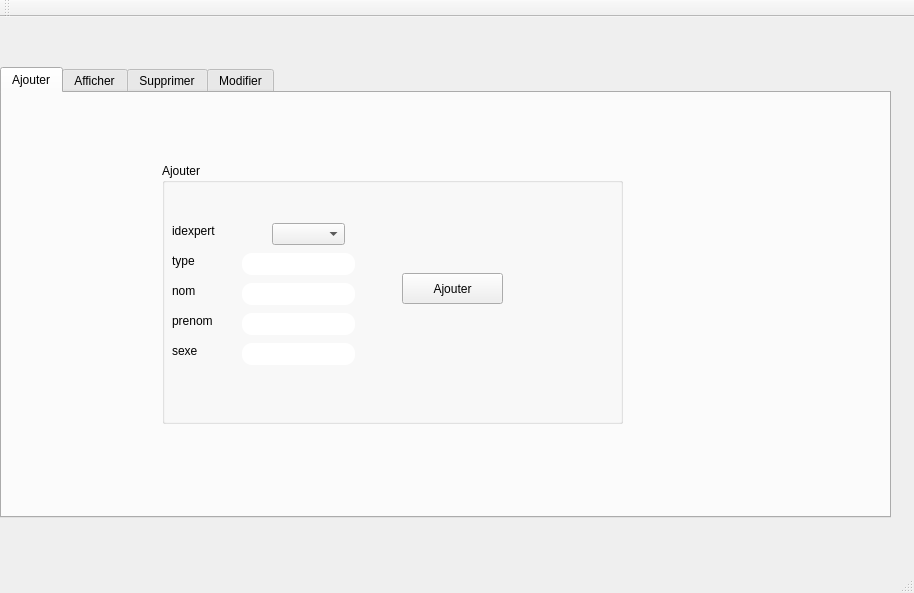
<?xml version="1.0" encoding="UTF-8"?>
<ui version="4.0">
 <class>MainWindow</class>
 <widget class="QMainWindow" name="MainWindow">
  <property name="geometry">
   <rect>
    <x>0</x>
    <y>0</y>
    <width>914</width>
    <height>593</height>
   </rect>
  </property>
  <property name="windowTitle">
   <string>Gestion des Clients</string>
  </property>
  <property name="styleSheet">
   <string notr="true">

QPushButton

{
	background-color: rgb(72, 78, 86);
	border-style: outset;
    border-width: 2px;
    border-radius:20px;
    border-color: beige;
    font: bold 14px;;
    padding: 6px;
	color: rgb(255, 255, 255);

}

QPushButton:hover

{
	background-color: rgb(106, 227, 231);
	color: rgb(0, 0, 0);
	gridline-color: rgb(94, 118, 255);
}

QPushButton:pressed

</string>
  </property>
  <widget class="QWidget" name="centralWidget">
   <widget class="QTabWidget" name="tabWidget">
    <property name="geometry">
     <rect>
      <x>0</x>
      <y>50</y>
      <width>891</width>
      <height>451</height>
     </rect>
    </property>
    <property name="styleSheet">
     <string notr="true"/>
    </property>
    <property name="currentIndex">
     <number>0</number>
    </property>
    <widget class="QWidget" name="tab">
     <attribute name="title">
      <string>Ajouter</string>
     </attribute>
     <widget class="QGroupBox" name="groupBox">
      <property name="geometry">
       <rect>
        <x>160</x>
        <y>70</y>
        <width>461</width>
        <height>261</height>
       </rect>
      </property>
      <property name="styleSheet">
       <string notr="true">font: 81 10pt &quot;Rockwell Extra Bold&quot;</string>
      </property>
      <property name="title">
       <string>Ajouter</string>
      </property>
      <widget class="QLabel" name="label_2">
       <property name="geometry">
        <rect>
         <x>10</x>
         <y>60</y>
         <width>101</width>
         <height>16</height>
        </rect>
       </property>
       <property name="text">
        <string>idexpert</string>
       </property>
      </widget>
      <widget class="QLabel" name="label_3">
       <property name="geometry">
        <rect>
         <x>10</x>
         <y>90</y>
         <width>56</width>
         <height>16</height>
        </rect>
       </property>
       <property name="text">
        <string>type</string>
       </property>
      </widget>
      <widget class="QLabel" name="label_4">
       <property name="geometry">
        <rect>
         <x>10</x>
         <y>120</y>
         <width>56</width>
         <height>16</height>
        </rect>
       </property>
       <property name="text">
        <string>nom</string>
       </property>
      </widget>
      <widget class="QLabel" name="label_5">
       <property name="geometry">
        <rect>
         <x>10</x>
         <y>150</y>
         <width>56</width>
         <height>16</height>
        </rect>
       </property>
       <property name="text">
        <string>prenom</string>
       </property>
      </widget>
      <widget class="QLabel" name="label_6">
       <property name="geometry">
        <rect>
         <x>10</x>
         <y>180</y>
         <width>56</width>
         <height>16</height>
        </rect>
       </property>
       <property name="text">
        <string>sexe</string>
       </property>
      </widget>
      <widget class="QLineEdit" name="le_type">
       <property name="geometry">
        <rect>
         <x>80</x>
         <y>90</y>
         <width>113</width>
         <height>22</height>
        </rect>
       </property>
       <property name="styleSheet">
        <string notr="true">border-radius: 10px;
background-color: rgb(255, 255, 255);</string>
       </property>
      </widget>
      <widget class="QLineEdit" name="le_nom">
       <property name="geometry">
        <rect>
         <x>80</x>
         <y>120</y>
         <width>113</width>
         <height>22</height>
        </rect>
       </property>
       <property name="styleSheet">
        <string notr="true">border-radius: 10px;
background-color: rgb(255, 255, 255);</string>
       </property>
      </widget>
      <widget class="QLineEdit" name="le_prenom">
       <property name="geometry">
        <rect>
         <x>80</x>
         <y>150</y>
         <width>113</width>
         <height>22</height>
        </rect>
       </property>
       <property name="styleSheet">
        <string notr="true">border-radius: 10px;
background-color: rgb(255, 255, 255);</string>
       </property>
      </widget>
      <widget class="QLineEdit" name="le_sexe">
       <property name="geometry">
        <rect>
         <x>80</x>
         <y>180</y>
         <width>113</width>
         <height>22</height>
        </rect>
       </property>
       <property name="styleSheet">
        <string notr="true">border-radius: 10px;
background-color: rgb(255, 255, 255);</string>
       </property>
      </widget>
      <widget class="QPushButton" name="pb_ajouter">
       <property name="geometry">
        <rect>
         <x>240</x>
         <y>110</y>
         <width>101</width>
         <height>31</height>
        </rect>
       </property>
       <property name="text">
        <string>Ajouter</string>
       </property>
      </widget>
      <widget class="QComboBox" name="le_idexpert">
       <property name="geometry">
        <rect>
         <x>110</x>
         <y>60</y>
         <width>73</width>
         <height>22</height>
        </rect>
       </property>
      </widget>
     </widget>
     <widget class="QLabel" name="backgroundLabel">
      <property name="geometry">
       <rect>
        <x>-20</x>
        <y>-150</y>
        <width>851</width>
        <height>791</height>
       </rect>
      </property>
      <property name="text">
       <string/>
      </property>
     </widget>
     <zorder>backgroundLabel</zorder>
     <zorder>groupBox</zorder>
    </widget>
    <widget class="QWidget" name="tab_2">
     <attribute name="title">
      <string>Afficher</string>
     </attribute>
     <widget class="QTableView" name="tableView">
      <property name="geometry">
       <rect>
        <x>15</x>
        <y>40</y>
        <width>841</width>
        <height>321</height>
       </rect>
      </property>
     </widget>
     <widget class="QLabel" name="label_15">
      <property name="geometry">
       <rect>
        <x>0</x>
        <y>0</y>
        <width>1021</width>
        <height>411</height>
       </rect>
      </property>
      <property name="text">
       <string/>
      </property>
      <property name="pixmap">
       <pixmap>background.jpg</pixmap>
      </property>
     </widget>
     <zorder>label_15</zorder>
     <zorder>tableView</zorder>
    </widget>
    <widget class="QWidget" name="tab_3">
     <attribute name="title">
      <string>Supprimer</string>
     </attribute>
     <widget class="QLabel" name="label_7">
      <property name="geometry">
       <rect>
        <x>200</x>
        <y>130</y>
        <width>56</width>
        <height>16</height>
       </rect>
      </property>
      <property name="styleSheet">
       <string notr="true">font: 81 10pt &quot;Rockwell Extra Bold&quot;</string>
      </property>
      <property name="text">
       <string>id</string>
      </property>
     </widget>
     <widget class="QPushButton" name="supprimer">
      <property name="geometry">
       <rect>
        <x>370</x>
        <y>120</y>
        <width>141</width>
        <height>41</height>
       </rect>
      </property>
      <property name="styleSheet">
       <string notr="true">font: 81 10pt &quot;Rockwell Extra Bold&quot;</string>
      </property>
      <property name="text">
       <string>supprimer</string>
      </property>
     </widget>
     <widget class="QLineEdit" name="lineEdit">
      <property name="geometry">
       <rect>
        <x>240</x>
        <y>130</y>
        <width>113</width>
        <height>22</height>
       </rect>
      </property>
      <property name="styleSheet">
       <string notr="true">border-radius: 10px;
background-color: rgb(255, 255, 255);</string>
      </property>
     </widget>
     <widget class="QLabel" name="label_16">
      <property name="geometry">
       <rect>
        <x>0</x>
        <y>0</y>
        <width>1021</width>
        <height>471</height>
       </rect>
      </property>
      <property name="text">
       <string/>
      </property>
      <property name="pixmap">
       <pixmap>background.jpg</pixmap>
      </property>
     </widget>
     <zorder>label_16</zorder>
     <zorder>label_7</zorder>
     <zorder>supprimer</zorder>
     <zorder>lineEdit</zorder>
    </widget>
    <widget class="QWidget" name="tab_4">
     <attribute name="title">
      <string>Modifier</string>
     </attribute>
     <widget class="QGroupBox" name="groupBox_2">
      <property name="geometry">
       <rect>
        <x>170</x>
        <y>80</y>
        <width>451</width>
        <height>251</height>
       </rect>
      </property>
      <property name="styleSheet">
       <string notr="true">font: 81 10pt &quot;Rockwell Extra Bold&quot;</string>
      </property>
      <property name="title">
       <string>modifier</string>
      </property>
      <widget class="QLabel" name="label_8">
       <property name="geometry">
        <rect>
         <x>10</x>
         <y>30</y>
         <width>56</width>
         <height>16</height>
        </rect>
       </property>
       <property name="text">
        <string>id</string>
       </property>
      </widget>
      <widget class="QLabel" name="label_9">
       <property name="geometry">
        <rect>
         <x>10</x>
         <y>60</y>
         <width>91</width>
         <height>16</height>
        </rect>
       </property>
       <property name="text">
        <string>idexpert</string>
       </property>
      </widget>
      <widget class="QLabel" name="label_10">
       <property name="geometry">
        <rect>
         <x>10</x>
         <y>90</y>
         <width>56</width>
         <height>16</height>
        </rect>
       </property>
       <property name="text">
        <string>type</string>
       </property>
      </widget>
      <widget class="QLabel" name="label_11">
       <property name="geometry">
        <rect>
         <x>10</x>
         <y>120</y>
         <width>56</width>
         <height>16</height>
        </rect>
       </property>
       <property name="text">
        <string>nom</string>
       </property>
      </widget>
      <widget class="QLabel" name="label_12">
       <property name="geometry">
        <rect>
         <x>10</x>
         <y>150</y>
         <width>91</width>
         <height>16</height>
        </rect>
       </property>
       <property name="text">
        <string>prenom</string>
       </property>
      </widget>
      <widget class="QLabel" name="label_13">
       <property name="geometry">
        <rect>
         <x>10</x>
         <y>180</y>
         <width>56</width>
         <height>16</height>
        </rect>
       </property>
       <property name="text">
        <string>sexe</string>
       </property>
      </widget>
      <widget class="QLineEdit" name="le_id_2">
       <property name="geometry">
        <rect>
         <x>80</x>
         <y>30</y>
         <width>113</width>
         <height>22</height>
        </rect>
       </property>
       <property name="styleSheet">
        <string notr="true">border-radius: 10px;
background-color: rgb(255, 255, 255);</string>
       </property>
      </widget>
      <widget class="QLineEdit" name="le_type_2">
       <property name="geometry">
        <rect>
         <x>80</x>
         <y>90</y>
         <width>113</width>
         <height>22</height>
        </rect>
       </property>
       <property name="styleSheet">
        <string notr="true">border-radius: 10px;
background-color: rgb(255, 255, 255);</string>
       </property>
      </widget>
      <widget class="QLineEdit" name="le_nom_2">
       <property name="geometry">
        <rect>
         <x>80</x>
         <y>120</y>
         <width>113</width>
         <height>22</height>
        </rect>
       </property>
       <property name="styleSheet">
        <string notr="true">border-radius: 10px;
background-color: rgb(255, 255, 255);</string>
       </property>
      </widget>
      <widget class="QLineEdit" name="le_prenom_2">
       <property name="geometry">
        <rect>
         <x>100</x>
         <y>150</y>
         <width>113</width>
         <height>22</height>
        </rect>
       </property>
       <property name="styleSheet">
        <string notr="true">border-radius: 10px;
background-color: rgb(255, 255, 255);</string>
       </property>
      </widget>
      <widget class="QLineEdit" name="le_sexe_2">
       <property name="geometry">
        <rect>
         <x>80</x>
         <y>180</y>
         <width>113</width>
         <height>22</height>
        </rect>
       </property>
       <property name="styleSheet">
        <string notr="true">border-radius: 10px;
background-color: rgb(255, 255, 255);</string>
       </property>
      </widget>
      <widget class="QPushButton" name="pb_ajouter_2">
       <property name="geometry">
        <rect>
         <x>280</x>
         <y>110</y>
         <width>111</width>
         <height>31</height>
        </rect>
       </property>
       <property name="text">
        <string>modifier</string>
       </property>
      </widget>
      <widget class="QComboBox" name="le_idexpert_2">
       <property name="geometry">
        <rect>
         <x>110</x>
         <y>60</y>
         <width>73</width>
         <height>22</height>
        </rect>
       </property>
      </widget>
     </widget>
    </widget>
   </widget>
  </widget>
  <widget class="QMenuBar" name="menuBar">
   <property name="geometry">
    <rect>
     <x>0</x>
     <y>0</y>
     <width>914</width>
     <height>26</height>
    </rect>
   </property>
  </widget>
  <widget class="QToolBar" name="mainToolBar">
   <attribute name="toolBarArea">
    <enum>TopToolBarArea</enum>
   </attribute>
   <attribute name="toolBarBreak">
    <bool>false</bool>
   </attribute>
  </widget>
  <widget class="QStatusBar" name="statusBar"/>
 </widget>
 <layoutdefault spacing="6" margin="11"/>
 <resources/>
 <connections/>
</ui>
